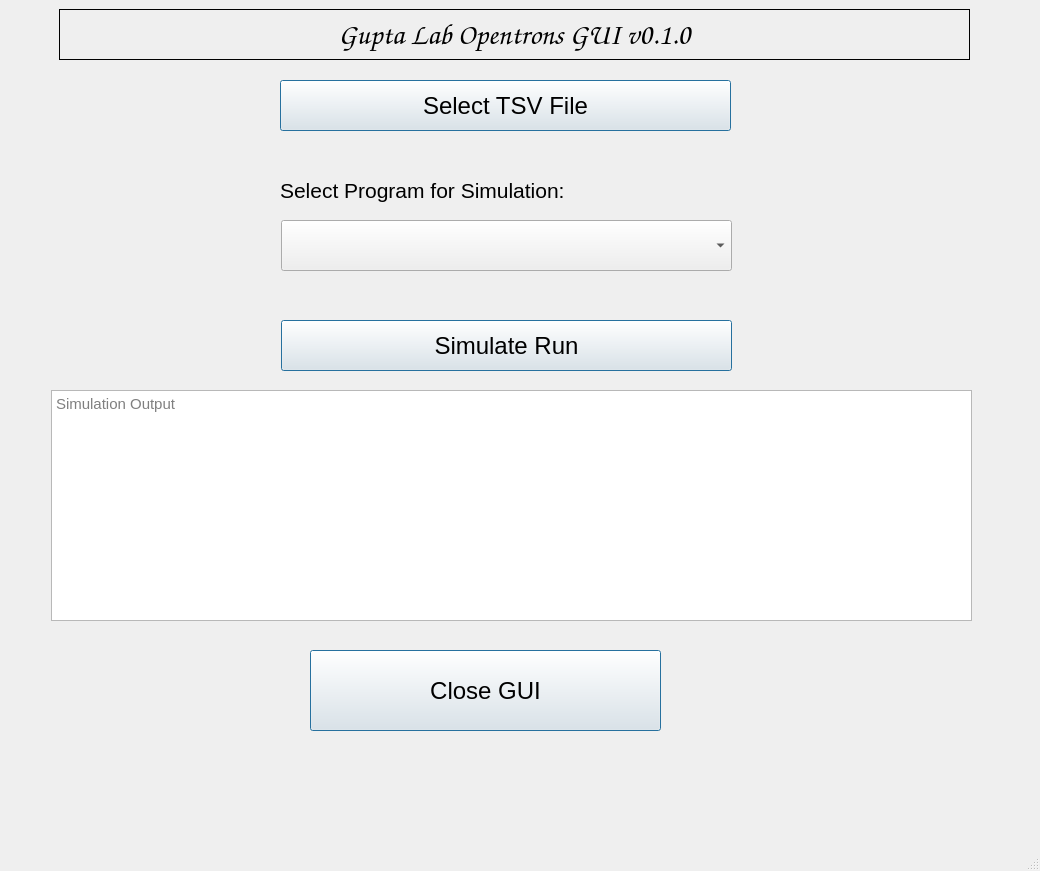
<?xml version="1.0" encoding="UTF-8"?>
<ui version="4.0">
 <author>Dennis Simpson</author>
 <class>MainWindow</class>
 <widget class="QMainWindow" name="MainWindow">
  <property name="geometry">
   <rect>
    <x>0</x>
    <y>0</y>
    <width>1040</width>
    <height>871</height>
   </rect>
  </property>
  <property name="font">
   <font>
    <pointsize>18</pointsize>
   </font>
  </property>
  <property name="windowTitle">
   <string>MainWindow</string>
  </property>
  <widget class="QWidget" name="centralwidget">
   <property name="font">
    <font>
     <pointsize>18</pointsize>
    </font>
   </property>
   <widget class="QPushButton" name="tsv_file_select_btn">
    <property name="geometry">
     <rect>
      <x>280</x>
      <y>80</y>
      <width>451</width>
      <height>51</height>
     </rect>
    </property>
    <property name="font">
     <font>
      <pointsize>18</pointsize>
     </font>
    </property>
    <property name="text">
     <string>Select TSV File</string>
    </property>
    <property name="checkable">
     <bool>true</bool>
    </property>
    <property name="autoRepeatDelay">
     <number>302</number>
    </property>
    <property name="autoDefault">
     <bool>true</bool>
    </property>
    <property name="default">
     <bool>true</bool>
    </property>
    <property name="flat">
     <bool>false</bool>
    </property>
   </widget>
   <widget class="QLabel" name="label">
    <property name="enabled">
     <bool>true</bool>
    </property>
    <property name="geometry">
     <rect>
      <x>59</x>
      <y>9</y>
      <width>911</width>
      <height>51</height>
     </rect>
    </property>
    <property name="font">
     <font>
      <family>Comic Sans MS</family>
      <pointsize>22</pointsize>
     </font>
    </property>
    <property name="frameShape">
     <enum>QFrame::Box</enum>
    </property>
    <property name="text">
     <string>Gupta Lab Opentrons GUI v0.1.0</string>
    </property>
    <property name="alignment">
     <set>Qt::AlignCenter</set>
    </property>
   </widget>
   <widget class="QPushButton" name="closeGUI_btn">
    <property name="geometry">
     <rect>
      <x>310</x>
      <y>650</y>
      <width>351</width>
      <height>81</height>
     </rect>
    </property>
    <property name="text">
     <string>Close GUI</string>
    </property>
    <property name="autoDefault">
     <bool>true</bool>
    </property>
    <property name="default">
     <bool>true</bool>
    </property>
   </widget>
   <widget class="QPushButton" name="simulate_run_btn">
    <property name="geometry">
     <rect>
      <x>281</x>
      <y>320</y>
      <width>451</width>
      <height>51</height>
     </rect>
    </property>
    <property name="text">
     <string>Simulate Run</string>
    </property>
    <property name="autoDefault">
     <bool>true</bool>
    </property>
    <property name="default">
     <bool>true</bool>
    </property>
   </widget>
   <widget class="QTextBrowser" name="run_simulation_output">
    <property name="geometry">
     <rect>
      <x>51</x>
      <y>390</y>
      <width>921</width>
      <height>231</height>
     </rect>
    </property>
    <property name="font">
     <font>
      <family>Arial</family>
      <pointsize>11</pointsize>
     </font>
    </property>
    <property name="placeholderText">
     <string>Simulation Output</string>
    </property>
   </widget>
   <widget class="QComboBox" name="select_program_combobx">
    <property name="geometry">
     <rect>
      <x>281</x>
      <y>220</y>
      <width>451</width>
      <height>51</height>
     </rect>
    </property>
    <property name="placeholderText">
     <string>Select Program to Simulate</string>
    </property>
   </widget>
   <widget class="QLabel" name="select_program_label">
    <property name="geometry">
     <rect>
      <x>280</x>
      <y>170</y>
      <width>451</width>
      <height>41</height>
     </rect>
    </property>
    <property name="font">
     <font>
      <pointsize>16</pointsize>
     </font>
    </property>
    <property name="text">
     <string>Select Program for Simulation:</string>
    </property>
   </widget>
  </widget>
  <widget class="QMenuBar" name="menubar">
   <property name="geometry">
    <rect>
     <x>0</x>
     <y>0</y>
     <width>1040</width>
     <height>38</height>
    </rect>
   </property>
  </widget>
  <widget class="QStatusBar" name="statusbar"/>
 </widget>
 <resources/>
 <connections/>
 <designerdata>
  <property name="gridDeltaX">
   <number>10</number>
  </property>
  <property name="gridDeltaY">
   <number>10</number>
  </property>
  <property name="gridSnapX">
   <bool>true</bool>
  </property>
  <property name="gridSnapY">
   <bool>true</bool>
  </property>
  <property name="gridVisible">
   <bool>true</bool>
  </property>
 </designerdata>
</ui>
